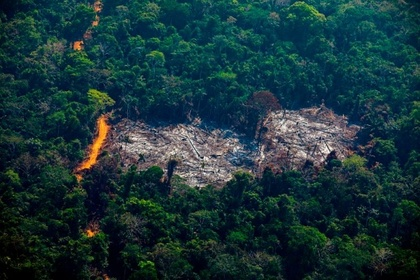
%> input picture Robotics/Examen Parcial 2/fire_forest.jpg, 420 x 280 px, shrunk from 790 x 526 before the run
$ octave Ejercicio1_parte1.m   (GNU Octave 9; MATLAB toolbox functions it lacks are replaced by stand-ins)
%> lines starting %> are read from the running program, lines starting %| are printed output that depends on the picture; in (x1, y1, x2, y2) boxes, pixels count from 0 and x2, y2 are one past the last pixel; in counts of white or black regions, pixels touching at a corner belong together; the program's own positions count from 1
%> further down, img_rgb is the input picture: size 280x420x3 uint8; mean R, G, B 25.8, 52.9, 57.7
### Robotics/Examen Parcial 2/R1.m
function img_out = R1(img_in)

[fil,col,c]=size(img_in);%tamaño de la imagen
%> fil = 280; col = 420; c = 3

img_in=double(img_in);%casteo de la imagen de entrada

img_out=zeros(fil, col);%crear imagen vacia

img_R=img_in(:,:,1);%imagen en rojo
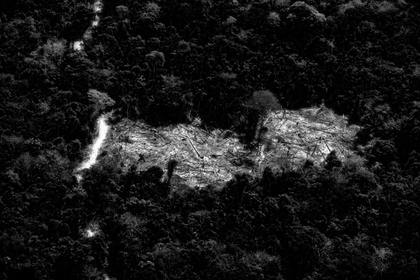
%> img_R: size 280x420 double; min 0, max 255, mean 25.8
img_G=img_in(:,:,2);%imagen en verde
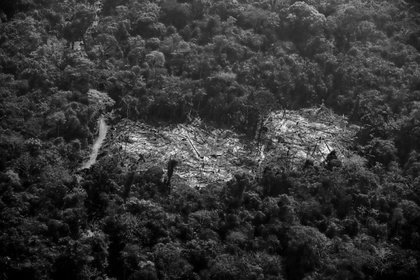
%> img_G: size 280x420 double; min 0, max 249, mean 52.9
img_B=img_in(:,:,3);%imagen en azul
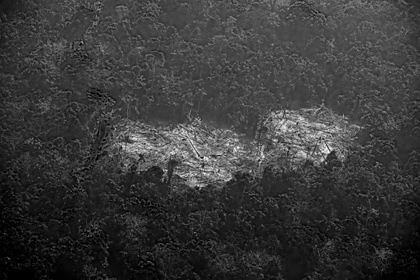
%> img_B: size 280x420 double; min 0, max 255, mean 57.7

for x = 1:fil
    for y = 1:col
        if(img_R(x,y)>img_G(x,y)) && (img_G(x,y)>img_B(x,y))
            img_out(x,y)=1;%valor de la imagen de salida
        else
            img_out(x,y)=0;%valor de la imagen de salida
        end
    end
end
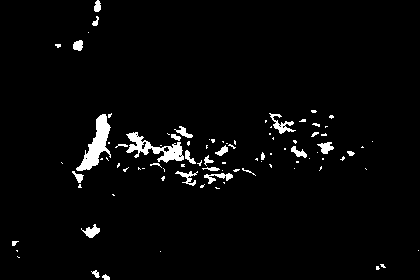
%> img_out: size 280x420 double; values 0 (black) and 1 (white), 3% white; 92 white regions (65 under 20 px), largest, box (x1, y1, x2, y2) and area: (76, 114, 111, 171) 798, (126, 132, 184, 163) 687, (269, 113, 296, 134) 191

### Robotics/Examen Parcial 2/R2.m
function img_out = R2(img_in)

[fil,col,c]=size(img_in);%tamaño de la imagen

img_in=double(img_in);%casteo de la imagen de entrada

img_out=zeros(fil, col);%crear imagen vacia

img_R=img_in(:,:,1);%imagen en rojo
img_G=img_in(:,:,2);%imagen en verde
img_B=img_in(:,:,3);%imagen en azul

for x = 1:fil
    for y = 1:col
        if(img_R(x,y)>190) && (img_G(x,y)>100) && (img_B(x,y)<140)
            img_out(x,y)=1;%valor de la imagen de salida
        else
            img_out(x,y)=0;%valor de la imagen de salida
        end
    end
end
%> img_out: size 280x420 double; values 0 (black) and 1 (white), 0.33% white; 7 white regions (5 under 20 px), largest, box (x1, y1, x2, y2) and area: (82, 118, 109, 169) 341, (75, 42, 80, 50) 26

### Robotics/Examen Parcial 2/R3.m
function img_out = R3(img_in)

[fil,col,c]=size(img_in);%tamaño de la imagen

img_in=double(img_in);%casteo de la imagen de entrada

img_out=zeros(fil, col);%crear imagen vacia

% img_R=img_in(:,:,1);%imagen en rojo
% img_G=img_in(:,:,2);%imagen en verde
% img_B=img_in(:,:,3);%imagen en azul


%imagenes ycbcr
img_YCbCr=zeros(fil,col,c);%imagen vacia para color YCbCr
M_YCbCr=[0.2568,0.5041,0.979;
    -0.1482,-0.2910,0.4392;
    0.4392,-0.3678,-0.0714];
Vector_YCbCr=[16;128;128];


for x = 1:fil
    for y = 1:col
        Vrgb=[img_in(x,y,1);img_in(x,y,2);img_in(x,y,3)];
        V_YCbCr=(M_YCbCr*Vrgb)+Vector_YCbCr;
        img_YCbCr(x,y,1)=V_YCbCr(1,1);%img_Y
        img_YCbCr(x,y,2)=V_YCbCr(2,1);%img_Cb
        img_YCbCr(x,y,3)=V_YCbCr(3,1);%img_Cr
    end
end
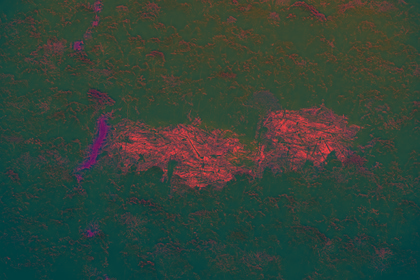
%> img_YCbCr: size 280x420x3 double; mean R, G, B 105.8, 134.1, 115.8; drawn with min black and max white

for x = 1:fil
    for y = 1:col
        if(img_YCbCr(x,y,1)>=img_YCbCr(x,y,2))
            img_out(x,y)=1;%valor de la imagen de salida
        else
            img_out(x,y)=0;%valor de la imagen de salida
        end
    end
end
%> img_out: size 280x420 double; values 0 (black) and 1 (white), 21.7% white; 1352 white regions (1262 under 20 px), largest, box (x1, y1, x2, y2) and area: (76, 103, 377, 195) 12435, (274, 0, 399, 30) 1428, (201, 0, 281, 27) 670

### Robotics/Examen Parcial 2/R4.m
function img_out = R4(img_in)

[fil,col,c]=size(img_in);%tamaño de la imagen

img_in=double(img_in);%casteo de la imagen de entrada

img_out=zeros(fil, col);%crear imagen vacia

% img_R=img_in(:,:,1);%imagen en rojo
% img_G=img_in(:,:,2);%imagen en verde
% img_B=img_in(:,:,3);%imagen en azul


%imagenes ycbcr
img_YCbCr=zeros(fil,col,c);%imagen vacia para color YCbCr
M_YCbCr=[0.2568,0.5041,0.979;
    -0.1482,-0.2910,0.4392;
    0.4392,-0.3678,-0.0714];
Vector_YCbCr=[16;128;128];


for x = 1:fil
    for y = 1:col
        Vrgb=[img_in(x,y,1);img_in(x,y,2);img_in(x,y,3)];
        V_YCbCr=(M_YCbCr*Vrgb)+Vector_YCbCr;
        img_YCbCr(x,y,1)=V_YCbCr(1,1);%img_Y
        img_YCbCr(x,y,2)=V_YCbCr(2,1);%img_Cb
        img_YCbCr(x,y,3)=V_YCbCr(3,1);%img_Cr
    end
end

for x = 1:fil
    for y = 1:col
        if(img_YCbCr(x,y,3)>=img_YCbCr(x,y,2))
            img_out(x,y)=1;%valor de la imagen de salida
        else
            img_out(x,y)=0;%valor de la imagen de salida
        end
    end
end
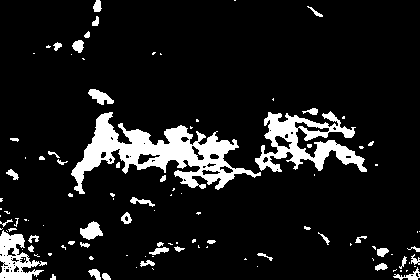
%> img_out: size 280x420 double; values 0 (black) and 1 (white), 10.4% white; 110 white regions (67 under 20 px), largest, box (x1, y1, x2, y2) and area: (71, 112, 261, 194) 5434, (255, 111, 367, 172) 2918, (0, 230, 47, 280) 1130

### Robotics/Examen Parcial 2/R5.m
function img_out = R5(img_in)

[fil,col,c]=size(img_in);%tamaño de la imagen

img_in=double(img_in);%casteo de la imagen de entrada

img_out=zeros(fil, col);%crear imagen vacia

% img_R=img_in(:,:,1);%imagen en rojo
% img_G=img_in(:,:,2);%imagen en verde
% img_B=img_in(:,:,3);%imagen en azul


%imagenes ycbcr
img_YCbCr=zeros(fil,col,c);%imagen vacia para color YCbCr
M_YCbCr=[0.2568,0.5041,0.979;
    -0.1482,-0.2910,0.4392;
    0.4392,-0.3678,-0.0714];
Vector_YCbCr=[16;128;128];


for x = 1:fil
    for y = 1:col
        Vrgb=[img_in(x,y,1);img_in(x,y,2);img_in(x,y,3)];
        V_YCbCr=(M_YCbCr*Vrgb)+Vector_YCbCr;
        img_YCbCr(x,y,1)=V_YCbCr(1,1);%img_Y
        img_YCbCr(x,y,2)=V_YCbCr(2,1);%img_Cb
        img_YCbCr(x,y,3)=V_YCbCr(3,1);%img_Cr
    end
end
Y_mean=0;
Cb_mean=0;
Cr_mean=0;

for x = 1:fil
    for y = 1:col
        Y_mean = Y_mean + img_YCbCr(x,y,1);
        Cb_mean = Cb_mean + img_YCbCr(x,y,1);
        Cr_mean = Cr_mean + img_YCbCr(x,y,1);
    end
end
%> after the loop, Cb_mean = 12438886.6; Cr_mean = 12438886.6; Y_mean = 12438886.6

Y_mean = uint8(Y_mean/(fil*col));
%> Y_mean = 106
Cb_mean = uint8(Cb_mean/(fil*col));
%> Cb_mean = 106
Cr_mean = uint8(Cr_mean/(fil*col));
%> Cr_mean = 106


for x = 1:fil
    for y = 1:col
         if(img_YCbCr(x,y,1)>=Y_mean) && (img_YCbCr(x,y,2)<=Cb_mean) && (img_YCbCr(x,y,3)>=Cr_mean)
            img_out(x,y)=1;%valor de la imagen de salida
        else
            img_out(x,y)=0;%valor de la imagen de salida
        end
    end
end
%> img_out: size 280x420 double; values 0 (black) and 1 (white), 0.64% white; 23 white regions (18 under 20 px), largest, box (x1, y1, x2, y2) and area: (79, 117, 109, 169) 468, (89, 89, 107, 99) 87, (84, 230, 95, 237) 44, (74, 42, 81, 50) 39, (311, 8, 320, 16) 25

### Robotics/Examen Parcial 2/R6.m
function img_out = R6(img_in)

[fil,col,c]=size(img_in);%tamaño de la imagen

img_in=double(img_in);%casteo de la imagen de entrada

img_out=zeros(fil, col);%crear imagen vacia

% img_R=img_in(:,:,1);%imagen en rojo
% img_G=img_in(:,:,2);%imagen en verde
% img_B=img_in(:,:,3);%imagen en azul


%imagenes ycbcr
img_YCbCr=zeros(fil,col,c);%imagen vacia para color YCbCr
M_YCbCr=[0.2568,0.5041,0.979;
    -0.1482,-0.2910,0.4392;
    0.4392,-0.3678,-0.0714];
Vector_YCbCr=[16;128;128];


for x = 1:fil
    for y = 1:col
        Vrgb=[img_in(x,y,1);img_in(x,y,2);img_in(x,y,3)];
        V_YCbCr=(M_YCbCr*Vrgb)+Vector_YCbCr;
        img_YCbCr(x,y,1)=V_YCbCr(1,1);%img_Y
        img_YCbCr(x,y,2)=V_YCbCr(2,1);%img_Cb
        img_YCbCr(x,y,3)=V_YCbCr(3,1);%img_Cr
    end
end

Th=70;

for x = 1:fil
    for y = 1:col
         if(abs(img_YCbCr(x,y,2)-img_YCbCr(x,y,3))>=Th)
            img_out(x,y)=1;%valor de la imagen de salida
        else
            img_out(x,y)=0;%valor de la imagen de salida
        end
    end
end
%> img_out: size 280x420 double; values 0 (black) and 1 (white), 0.36% white; 4 white regions (2 under 20 px), largest, box (x1, y1, x2, y2) and area: (82, 118, 108, 168) 382, (88, 231, 93, 236) 21

### Robotics/Examen Parcial 2/R7.m
function img_out = R7(img_in)

[fil,col,c]=size(img_in);%tamaño de la imagen

img_in=double(img_in);%casteo de la imagen de entrada

img_out=zeros(fil, col);%crear imagen vacia

% img_R=img_in(:,:,1);%imagen en rojo
% img_G=img_in(:,:,2);%imagen en verde
% img_B=img_in(:,:,3);%imagen en azul


%imagenes ycbcr
img_YCbCr=zeros(fil,col,c);%imagen vacia para color YCbCr
M_YCbCr=[0.2568,0.5041,0.979;
    -0.1482,-0.2910,0.4392;
    0.4392,-0.3678,-0.0714];
Vector_YCbCr=[16;128;128];


for x = 1:fil
    for y = 1:col
        Vrgb=[img_in(x,y,1);img_in(x,y,2);img_in(x,y,3)];
        V_YCbCr=(M_YCbCr*Vrgb)+Vector_YCbCr;
        img_YCbCr(x,y,1)=V_YCbCr(1,1);%img_Y
        img_YCbCr(x,y,2)=V_YCbCr(2,1);%img_Cb
        img_YCbCr(x,y,3)=V_YCbCr(3,1);%img_Cr
    end
end


for x = 1:fil
    for y = 1:col
         if(img_YCbCr(x,y,2)<=120) && (img_YCbCr(x,y,3)>=150)
            img_out(x,y)=1;%valor de la imagen de salida
        else
            img_out(x,y)=0;%valor de la imagen de salida
        end
    end
end
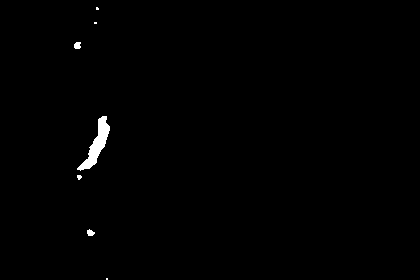
%> img_out: size 280x420 double; values 0 (black) and 1 (white), 0.62% white; 7 white regions (4 under 20 px), largest, box (x1, y1, x2, y2) and area: (77, 116, 110, 171) 609, (74, 42, 81, 49) 42, (87, 229, 95, 236) 39

### Robotics/Examen Parcial 2/Ejercicio1_parte1.m
clear all
close all
img_rgb=imread('fire_forest.jpg');


%regla 1
img_R1 = R1(img_rgb);

figure;
subplot(1,2,1);
imshow(img_rgb);
subplot(1,2,2);
imshow(img_R1);

%regla 2
img_R2 = R2(img_rgb);

figure;
subplot(1,2,1);
imshow(img_rgb);
subplot(1,2,2);
imshow(img_R2);

%regla 3
img_R3 = R3(img_rgb);

figure;
subplot(1,2,1);
imshow(img_rgb);
subplot(1,2,2);
imshow(img_R3);

%regla 4
img_R4 = R4(img_rgb);

figure;
subplot(1,2,1);
imshow(img_rgb);
subplot(1,2,2);
imshow(img_R4);

%regla 5
img_R5 = R5(img_rgb);

figure;
subplot(1,2,1);
imshow(img_rgb);
subplot(1,2,2);
imshow(img_R5);

%regla 6
img_R6 = R6(img_rgb);

figure;
subplot(1,2,1);
imshow(img_rgb);
subplot(1,2,2);
imshow(img_R6);

%regla 7
img_R7 = R7(img_rgb);

figure;
subplot(1,2,1);
imshow(img_rgb);
subplot(1,2,2);
imshow(img_R7);
